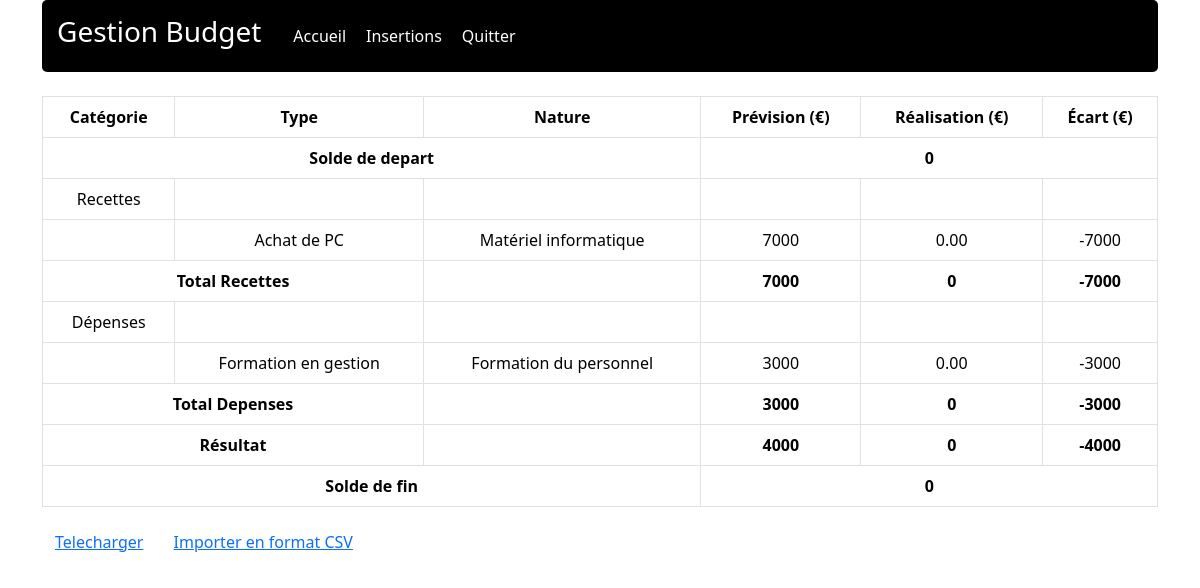
The app's page /pages/detail_budget.php with its own data.
### tables this page shows
CREATE TABLE Type (
    id_type INT AUTO_INCREMENT PRIMARY KEY,
    id_cate INT NOT NULL,
    id_nature INT NOT NULL,
    libelle VARCHAR(100) NOT NULL,
    FOREIGN KEY (id_cate) REFERENCES Categorie(id_cate) ON DELETE CASCADE,
    FOREIGN KEY (id_nature) REFERENCES Nature(id_nature) ON DELETE CASCADE
);

CREATE TABLE Nature (
    id_nature INT AUTO_INCREMENT PRIMARY KEY,
    nom VARCHAR(100) NOT NULL,
    id_departement INT,
    FOREIGN KEY (id_departement) REFERENCES Departement(id_departement) ON DELETE CASCADE
);

CREATE TABLE Prevision (
    id_prevision INT AUTO_INCREMENT PRIMARY KEY,
    id_departement INT NOT NULL,
    id_type INT NOT NULL,
    montant DECIMAL(15,2) NOT NULL CHECK (montant >= 0),
    date_prevision DATE NOT NULL,
    FOREIGN KEY (id_departement) REFERENCES Departement(id_departement) ON DELETE CASCADE,
    FOREIGN KEY (id_type) REFERENCES Type(id_type) ON DELETE CASCADE
);

### function/budget.php (called while the page is built, shortened)
<?php
function getBudgetDetails($date_debut, $date_fin, $id_departement, $id_categorie) {
    $pdo = connectDB();
    if($id_departement ==0){
        $sql = "
        SELECT
            Type.id_type,
            Type.libelle AS type_depense,
            Nature.id_nature,
            Nature.nom AS nature,
            Departement.id_departement,
            Departement.nom AS departement,
            Categorie.id_cate,
            Categorie.nom AS categorie,
            COALESCE(SUM(Budget.montant), 0) AS montant
        FROM Type
        JOIN Nature ON Type.id_nature = Nature.id_nature
        JOIN Categorie ON Type.id_cate = Categorie.id_cate
        JOIN Departement ON Nature.id_departement = Departement.id_departement
        LEFT JOIN Budget ON Type.id_type = Budget.id_type
            AND Budget.date_budget BETWEEN :date_debut AND :date_fin
            AND Budget.id_departement = Departement.id_departement
        WHERE Categorie.id_cate = :id_categorie
        GROUP BY Type.id_type, Type.libelle, Nature.id_nature, Nature.nom, Departement.id_departement, Departement.nom, Categorie.id_cate, Categorie.nom;
    ";
    $stmt = $pdo->prepare($sql);
    $stmt->execute([
        ':date_debut' => $date_debut,
        ':date_fin' => $date_fin,
        ':id_categorie' => $id_categorie
    ]);
    }
    return $stmt->fetchAll(PDO::FETCH_ASSOC);
}
function calculPrevision(int $id_type, $current_date)
{
    $pdo = connectDB();
    $stmtHistorique = $pdo->prepare("
        SELECT montant, date_budget
        FROM Budget
        WHERE id_type = :id_type AND date_budget <= :current_date
        ORDER BY date_budget ASC
    ");
    $stmtHistorique->execute([':id_type' => $id_type , ':current_date' => $current_date]);
    $historique = $stmtHistorique->fetchAll(PDO::FETCH_ASSOC);
    $sqlPrevision = "SELECT montant FROM Prevision WHERE id_type = :id_type ORDER BY date_prevision DESC LIMIT 1";
    $stmtPrevision = $pdo->prepare($sqlPrevision);
    $stmtPrevision->execute([':id_type' => $id_type]);
    $rowPrevision = $stmtPrevision->fetch(PDO::FETCH_ASSOC);
    if ($rowPrevision) {
        return (float) $rowPrevision['montant'];
    }
    return 0.0;
}
function calculecart($prevision, $realisation)
{
    return $realisation - $prevision;
}
function calcul_total($tab,$date_debut,$date_fin){
    $total_realiser = 0;
    $total_prevision = 0;
    $total_ecart = 0;
    foreach ($tab as $budget) {
        $total_realiser += $budget['montant'];
        $total_prevision += calculPrevision($budget['id_type'],$date_debut);
        $total_ecart += calculecart(calculPrevision($budget['id_type'],$date_debut),$budget['montant']);
    }
    return array($total_realiser,$total_prevision,$total_ecart);
}
function calculerSolde($id_departement, $debut, $fin) {
    $conn = connectDB();
    $sql_recettes = "SELECT SUM(b.montant) AS total_recettes
                     FROM budget b
                     JOIN type t ON b.id_type = t.id_type
                     WHERE b.id_departement = :id_departement
                     AND t.id_cate = 1
                     AND b.date_budget <= :debut";
    $stmt = $conn->prepare($sql_recettes);
    $stmt->execute([
        ':id_departement' => $id_departement,
        ':debut' => $debut,
    ]);
    $result = $stmt->fetch(PDO::FETCH_ASSOC);
    $total_recettes = $result['total_recettes'] ?? 0;
    $sql_depenses = "SELECT SUM(b.montant) AS total_depenses
                     FROM budget b
                     JOIN type t ON b.id_type = t.id_type
                     WHERE b.id_departement = :id_departement
                     AND t.id_cate = 2
                     AND b.date_budget <= :debut";
    $stmt = $conn->prepare($sql_depenses);
    $stmt->execute([
        ':id_departement' => $id_departement,
        ':debut' => $debut,
    ]);
    $result = $stmt->fetch(PDO::FETCH_ASSOC);
    $total_depenses = $result['total_depenses'] ?? 0;
    $solde_debut = $total_recettes - $total_depenses;
    $sql_recettes = "SELECT SUM(b.montant) AS total_recettes
                     FROM budget b
                     JOIN type t ON b.id_type = t.id_type
                     WHERE b.id_departement = :id_departement
                     AND t.id_cate = 1
                     AND b.date_budget <= :fin";
    $stmt = $conn->prepare($sql_recettes);
    $stmt->execute([
        ':id_departement' => $id_departement,
        ':fin' => $fin,
    ]);
    $result = $stmt->fetch(PDO::FETCH_ASSOC);
    $total_recettes2 = $result['total_recettes'] ?? 0;
    $sql_depenses = "SELECT SUM(b.montant) AS total_depenses
                     FROM budget b
                     JOIN type t ON b.id_type = t.id_type
                     WHERE b.id_departement = :id_departement
                     AND t.id_cate = 2
                     AND b.date_budget <= :fin";
    $stmt = $conn->prepare($sql_depenses);
    $stmt->execute([
        ':id_departement' => $id_departement,
        ':fin' => $fin,
    ]);
    $result = $stmt->fetch(PDO::FETCH_ASSOC);
    $total_depenses2 = $result['total_depenses'] ?? 0;
    $solde_fin = $total_recettes2 - $total_depenses2;
    return [
        'solde_debut' => $solde_debut,
        'solde_fin' => $solde_fin,
    ];
}

### pages/detail_budget.php (the view, shortened to what this page needs)
<?php
    include("../function/budget.php");
    $date_debut = $_POST['date_debut'];
    $date_fin = $_POST['date_fin'];
    $id_departement_possession = $_POST['departement'];
    $budgetRecette=getBudgetDetails($date_debut, $date_fin,$id_departement_possession,1);
    $budgetDepense=getBudgetDetails($date_debut, $date_fin,$id_departement_possession,2);
    $soldes = calculerSolde($id_departement_possession, $date_debut, $date_fin);
?>
<!DOCTYPE html>
<html lang="fr">
<head>
    <link href="../assets/bootstrap-5.3.3-dist/css/bootstrap.min.css" rel="stylesheet">
    <link rel="stylesheet" href="../assets/css/detail_budget.css">
</head>
<body>
<div class="container">
    <div class="header">
        <h3>Gestion Budget</h3>
        <ul class="list">
            <li><a href="home.php">Accueil</a></li>
            <li><a href="Nature.php">Insertions</a></li>
            <li><a href="traitement/logout.php">Quitter</a></li>
        </ul>
    </div>
</div>
<div class="container mt-4">
    <div class="table-responsive">
        <table class="table table-bordered table-budget">
            <thead>
                <tr>
                    <th>Catégorie</th>
                    <th>Type</th>
                    <th>Nature</th>
                    <th>Prévision (€)</th>
                    <th>Réalisation (€)</th>
                    <th>Écart (€)</th>
                </tr>
            </thead>
            <tbody>
                <tr class="fw-bold">
                    <td colspan="3">Solde de depart</td>
                    <td colspan="3" ><?php echo $soldes['solde_debut'] ?> </td>
                </tr>
                <tr>
                    <td rowspan="<?php count($budgetRecette) +1 ?>">Recettes</td>
                    <td></td>
                    <td></td>
                    <td></td>
                    <td></td>
                    <td></td>
                </tr>
                <?php foreach ($budgetRecette as $budget) :?>
                    <tr>
                        <td></td>
                        <td><?php echo $budget['type_depense'] ?></td>
                        <td><?php echo $budget['nature'] ?></td>
                        <td><?php echo calculPrevision($budget['id_type'],$date_debut) ?></td>
                        <td><?php echo $budget['montant'] ?></td>
                        <td><?php echo calculecart(calculPrevision($budget['id_type'],$date_debut),$budget['montant']) ?></td>
                    </tr>
                <?php endforeach; ?>
                <tr class="fw-bold">
                    <?php $total_recett = calcul_total($budgetRecette,$date_debut,$date_fin); ?>
                    <td colspan="2">Total Recettes</td>
                    <td></td>
                    <td><?php echo $total_recett[1] ?></td>
                    <td><?php echo $total_recett[0] ?></td>
                    <td><?php echo $total_recett[2] ?></td>
                </tr>
                <tr>
                    <td rowspan="<?php count($budgetDepense) +1 ?>">Dépenses</td>
                    <td></td>
                    <td></td>
                    <td></td>
                    <td></td>
                    <td></td>
                </tr>
                <?php foreach ($budgetDepense as $budget) :?>
                    <tr>
                        <td></td>
                        <td><?php echo $budget['type_depense'] ?></td>
                        <td><?php echo $budget['nature'] ?></td>
                        <td><?php echo calculPrevision($budget['id_type'],$date_debut) ?></td>
                        <td><?php echo $budget['montant'] ?></td>
                        <td><?php echo calculecart(calculPrevision($budget['id_type'],$date_debut),$budget['montant']) ?></td>
                    </tr>
                <?php endforeach; ?>
                <tr class="fw-bold">
                <?php $total_depense = calcul_total($budgetDepense,$date_debut,$date_fin); ?>
                    <td colspan="2">Total Depenses</td>
                    <td></td>
                    <td><?php echo $total_depense[1] ?></td>
                    <td><?php echo $total_depense[0] ?></td>
                    <td><?php echo $total_depense[2] ?></td>
                </tr>
                <tr class="fw-bold">
                <?php $resultat_prevision = $total_recett[1]-$total_depense[1];
                        $resultat_realiser = $total_recett[0]-$total_depense[0];
                        $resultat_ecart = $total_recett[2]-$total_depense[2];
                ?>
                    <td colspan="2">Résultat</td>
                    <td></td>
                    <td><?php echo $resultat_prevision ?></td>
                    <td><?php echo $resultat_realiser ?></td>
                    <td><?php echo $resultat_ecart?></td>
                </tr>
                <tr class="fw-bold">
                    <td colspan="3">Solde de fin</td>
                    <td colspan="3" ><?php echo $soldes['solde_fin'] ?></td>
                </tr>
            </tbody>
        </table>
        <div class="btn"><a href="traitement/telechargerPDF.php?date_debut=<?php echo $date_debut ?>&date_fin=<?php echo $date_fin ?>&id_depart=<?php echo $id_departement_possession ?>">Telecharger</a></div>
        <div class="btn"><a href="traitement/traitementExportbugetCSV.php?date_debut=<?php echo $date_debut ?>&date_fin=<?php echo $date_fin ?>&id_depart=<?php echo $id_departement_possession ?>">Importer en format CSV</a></div>
    </div>
</div>
</body>
</html>

### assets/css/detail_budget.css (style rules this page uses)
.table-budget { background-color: black; color: white; text-align: center; }
.table-budget thead { background-color: #222; }
.table-budget tbody tr:nth-child(odd) { background-color: #333; }
.table-budget tbody tr:nth-child(even) { background-color: #111; }
.header { background-color: black; color: white; padding: 15px 15px ; border-radius: 5px; display: flex; flex-direction: row; align-items: center; }
.header .list { flex: 7; display: flex; padding: auto; flex-direction: row; align-content: center; gap: 20px; list-style: none; margin: auto; }
.header .list a { color: white; text-decoration: none; }

### records on screen
type: libelle "Achat de PC", id_nature.nom "Matériel informatique", id_type.montant "7000", montant "0.00", montant "-7000"
type: libelle "Formation en gestion", id_nature.nom "Formation du personnel", id_type.montant "3000", montant "0.00", montant "-3000"

### other values on screen
$soldes['solde_debut'] "0"
$total_recett[1] "7000"
$total_recett[0] "0"
$total_recett[2] "-7000"
$total_depense[1] "3000"
$total_depense[0] "0"
$total_depense[2] "-3000"
$resultat_prevision "4000"
$resultat_realiser "0"
$resultat_ecart "-4000"
$soldes['solde_fin'] "0"
